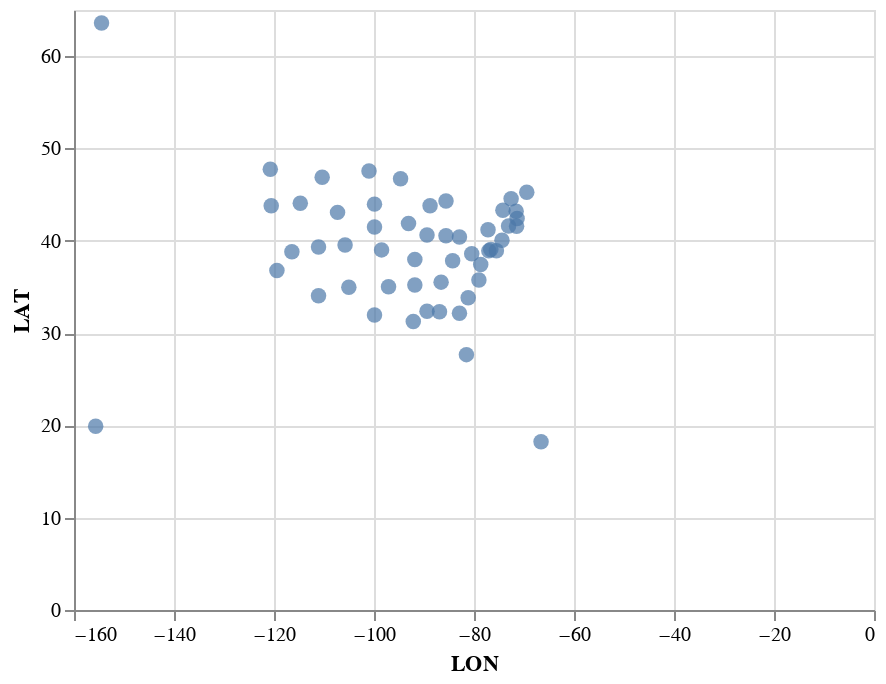

Notebook code for this chart:
### Code cell
# Show the states in state data on a chart, for debugging purposes
alt.Chart(states_data).mark_circle(size=60).encode(
    x='LON',
    y='LAT',
    tooltip=["STATE"]
).interactive()

### Figure 1 — Vega-Lite specification as saved in the notebook (floating-point values rounded to 4 significant figures)
{"config": {"view": {"continuousWidth": 400, "continuousHeight": 300}}, "data": {"name": "data-eb50c05c81b1cd1fed8766eb4aa2b648"}, "mark": {"type": "circle", "size": 60}, "encoding": {"tooltip": [{"type": "nominal", "field": "STATE"}], "x": {"type": "quantitative", "field": "LON"}, "y": {"type": "quantitative", "field": "LAT"}}, "selection": {"selector001": {"type": "interval", "bind": "scales", "encodings": ["x", "y"]}}, "$schema": "https://vega.github.io/schema/vega-lite/v4.8.1.json", "datasets": {"data-eb50c05c81b1cd1fed8766eb4aa2b648": [{"ABBV": "AK", "LAT": 63.59, "LON": -154.5, "STATE": "Alaska"}, {"ABBV": "AL", "LAT": 32.32, "LON": -86.9, "STATE": "Alabama"}, {"ABBV": "AR", "LAT": 35.2, "LON": -91.83, "STATE": "Arkansas"}, {"ABBV": "AZ", "LAT": 34.05, "LON": -111.1, "STATE": "Arizona"}, {"ABBV": "CA", "LAT": 36.78, "LON": -119.4, "STATE": "California"}, {"ABBV": "CO", "LAT": 39.55, "LON": -105.8, "STATE": "Colorado"}, {"ABBV": "CT", "LAT": 41.6, "LON": -73.09, "STATE": "Connecticut"}, {"ABBV": "DC", "LAT": 38.91, "LON": -77.03, "STATE": "District of Columbia"}, {"ABBV": "DE", "LAT": 38.91, "LON": -75.53, "STATE": "Delaware"}, {"ABBV": "FL", "LAT": 27.66, "LON": -81.52, "STATE": "Florida"}, {"ABBV": "GA", "LAT": 32.16, "LON": -82.91, "STATE": "Georgia"}, {"ABBV": "HI", "LAT": 19.9, "LON": -155.7, "STATE": "Hawaii"}, {"ABBV": "IA", "LAT": 41.88, "LON": -93.1, "STATE": "Iowa"}, {"ABBV": "ID", "LAT": 44.07, "LON": -114.7, "STATE": "Idaho"}, {"ABBV": "IL", "LAT": 40.63, "LON": -89.4, "STATE": "Illinois"}, {"ABBV": "IN", "LAT": 40.55, "LON": -85.6, "STATE": "Indiana"}, {"ABBV": "KS", "LAT": 39.01, "LON": -98.48, "STATE": "Kansas"}, {"ABBV": "KY", "LAT": 37.84, "LON": -84.27, "STATE": "Kentucky"}, {"ABBV": "LA", "LAT": 31.24, "LON": -92.15, "STATE": "Louisiana"}, {"ABBV": "MA", "LAT": 42.41, "LON": -71.38, "STATE": "Massachusetts"}, {"ABBV": "MD", "LAT": 39.05, "LON": -76.64, "STATE": "Maryland"}, {"ABBV": "ME", "LAT": 45.25, "LON": -69.45, "STATE": "Maine"}, {"ABBV": "MI", "LAT": 44.31, "LON": -85.6, "STATE": "Michigan"}, {"ABBV": "MN", "LAT": 46.73, "LON": -94.69, "STATE": "Minnesota"}, {"ABBV": "MO", "LAT": 37.96, "LON": -91.83, "STATE": "Missouri"}, {"ABBV": "MS", "LAT": 32.35, "LON": -89.4, "STATE": "Mississippi"}, {"ABBV": "MT", "LAT": 46.88, "LON": -110.4, "STATE": "Montana"}, {"ABBV": "NC", "LAT": 35.76, "LON": -79.02, "STATE": "North Carolina"}, {"ABBV": "ND", "LAT": 47.55, "LON": -101.0, "STATE": "North Dakota"}, {"ABBV": "NE", "LAT": 41.49, "LON": -99.9, "STATE": "Nebraska"}, {"ABBV": "NH", "LAT": 43.19, "LON": -71.57, "STATE": "New Hampshire"}, {"ABBV": "NJ", "LAT": 40.06, "LON": -74.41, "STATE": "New Jersey"}, {"ABBV": "NM", "LAT": 34.97, "LON": -105.0, "STATE": "New Mexico"}, {"ABBV": "NV", "LAT": 38.8, "LON": -116.4, "STATE": "Nevada"}, {"ABBV": "NY", "LAT": 43.3, "LON": -74.22, "STATE": "New York"}, {"ABBV": "OH", "LAT": 40.42, "LON": -82.91, "STATE": "Ohio"}, {"ABBV": "OK", "LAT": 35.01, "LON": -97.09, "STATE": "Oklahoma"}, {"ABBV": "OR", "LAT": 43.8, "LON": -120.6, "STATE": "Oregon"}, {"ABBV": "PA", "LAT": 41.2, "LON": -77.19, "STATE": "Pennsylvania"}, {"ABBV": "PR", "LAT": 18.22, "LON": -66.59, "STATE": "Puerto Rico"}, {"ABBV": "RI", "LAT": 41.58, "LON": -71.48, "STATE": "Rhode Island"}, {"ABBV": "SC", "LAT": 33.84, "LON": -81.16, "STATE": "South Carolina"}, {"ABBV": "SD", "LAT": 43.97, "LON": -99.9, "STATE": "South Dakota"}, {"ABBV": "TN", "LAT": 35.52, "LON": -86.58, "STATE": "Tennessee"}, {"ABBV": "TX", "LAT": 31.97, "LON": -99.9, "STATE": "Texas"}, {"ABBV": "UT", "LAT": 39.32, "LON": -111.1, "STATE": "Utah"}, {"ABBV": "VA", "LAT": 37.43, "LON": -78.66, "STATE": "Virginia"}, {"ABBV": "VT", "LAT": 44.56, "LON": -72.58, "STATE": "Vermont"}, {"ABBV": "WA", "LAT": 47.75, "LON": -120.7, "STATE": "Washington"}, {"ABBV": "WI", "LAT": 43.78, "LON": -88.79, "STATE": "Wisconsin"}, {"ABBV": "WV", "LAT": 38.6, "LON": -80.45, "STATE": "West Virginia"}, {"ABBV": "WY", "LAT": 43.08, "LON": -107.3, "STATE": "Wyoming"}]}}
